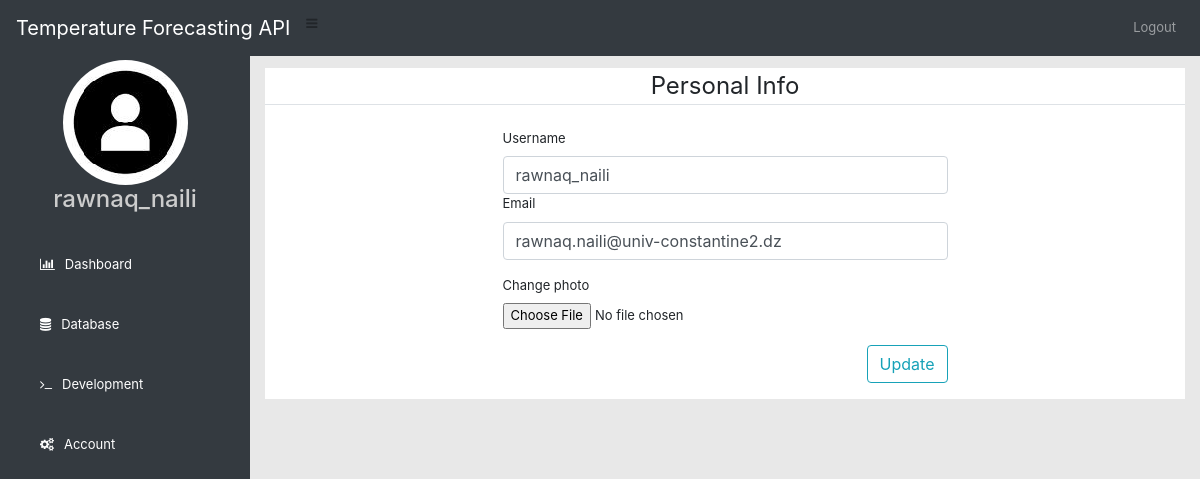
Screenshot of /account (signed in) with the database file from the repository.
### app/db_models.py (models this page shows, shortened)
class User(db.Model, UserMixin):
    id = db.Column(db.Integer, primary_key=True)
    public_id = db.Column(db.String(120), unique=True, nullable=False)
    admin = db.Column(db.Boolean, default=True)
    username = db.Column(db.String(20), unique=True, nullable=False)
    email = db.Column(db.String(120), unique=True, nullable=False)
    image_file = db.Column(db.String(20), nullable=False, default='default.jpg')
    password = db.Column(db.String(60), unique=True, nullable=False)
    registration_date = db.Column(db.DateTime, nullable=False, default=datetime.utcnow)
    token = db.Column(db.String(120), unique=True, nullable=False) # to fix

### app/users/routes.py (the view)
@users.route('/account', methods=['GET','POST'])
@login_required
def account():
    form = UpdateAccountForm()
    if form.validate_on_submit():
        if form.picture.data:
            picture_file = save_picture(form.picture.data)
            current_user.image_file = picture_file
        current_user.username = form.username.data
        current_user.email = form.email.data
        db.session.commit()
        flash('Votre compte a été mis a jours avec succes', 'success')
        return redirect(url_for('users.account'))
    elif request.method == 'GET':
        form.username.data = current_user.username
        form.email.data = current_user.email
    image_file = url_for('static', filename='profile_pics/{}'.format(current_user.image_file))
    print(image_file)
    if current_user.admin:
        return render_template('admin_account.html', title='Admin Account', image_file=image_file, form=form)
    return render_template('account.html',title='Account', image_file=image_file, form=form)

### app/users/forms.py (shortened to what this page needs)
class UpdateAccountForm(FlaskForm):
    username = StringField("Username", validators=[DataRequired(), Length(min=2,max=20)])
    email = StringField('Email', validators=[DataRequired(), Email()])
    picture = FileField('Change photo', validators=[FileAllowed(['jpg', 'png'])])
    submit = SubmitField('Update')

### app/db_models.py (called while the page is built)
@login_manager.user_loader
def load_user(user_id):
    return User.query.get(int(user_id))

### app/template/admin_account.html (shortened to what this page needs)
{% extends 'layouts/sidebar.html'%}
{% block body %}
<link rel="stylesheet" href="https://stackpath.bootstrapcdn.com/bootstrap/4.5.0/css/bootstrap.min.css">
<link rel="stylesheet" href="https://maxcdn.bootstrapcdn.com/font-awesome/4.7.0/css/font-awesome.min.css">
<div class="content-header">
   <div class="container-fluid">
    <div class="row mb-2">
     <div class="col-sm-6">
     </div>
     <div class="col-sm-6">
      <ol class="breadcrumb float-sm-right">
        <li class="breadcrumb-item">Dashboard</li>
        <li class="breadcrumb-item active">Account</li>
      </ol>
     </div>
   </div>
 </div>
</div>
 <form id="editForm" method="POST" action="" enctype="multipart/form-data">
      <fieldset class="form-group">
          <center><legend class="border-bottom mb-4">Personal Info</legend></center>
          <div class="form-group row justify-content-center">
		  <div class="col-md-6">
              {{ form.username.label(class="form-control-label") }}
              {% if form.username.errors %}
                {{ form.username(class="form-control is-invalid") }}
                <div class="invalid-feedback">
                    {% for error in form.username.errors %}
                        <span>{{ error }}</span>
                    {% endfor%}
                </div>
              {% else %}
                {{ form.username(class="form-control input-lg col-xs-4") }}
              {% endif %}
              {{ form.email.label(class="form-control-label") }}
              {% if form.email.errors %}
                {{ form.email(class="form-control is-invalid") }}
                <div class="invalid-feedback">
                    {% for error in form.email.errors %}
                        <span>{{ error }}</span>
                    {% endfor%}
                </div>
              {% else %}
                {{ form.email(class="form-control") }}
              {% endif %}
          </div>
		  </div>
          <div class="form-group row justify-content-center">
			<div class="col-md-6">
				{{ form.picture.label() }}
				{{ form.picture(class="form-control-file") }}
			</div>
		  </div>
          <div class="form-group row justify-content-center">
            <div class="col-md-6">
              {{ form.submit(class="pull-right btn btn-outline-info") }}
            </div>
          </div>
      </fieldset>
  </form>
{% endblock%}

### app/template/layouts/sidebar.html (shortened to what this page needs)
<!DOCTYPE html>
<html lang="en">
<head>
    <link rel="stylesheet" href="https://stackpath.bootstrapcdn.com/bootstrap/4.3.1/css/bootstrap.min.css">
    <link rel="stylesheet" href="https://stackpath.bootstrapcdn.com/font-awesome/4.7.0/css/font-awesome.min.css">
<link rel="stylesheet" href="https://cdn.jsdelivr.net/chartist.js/latest/chartist.min.css">
</head>
<body>
    {% include 'include/_dashbar.html'%}
    <div class="sidebar bg-dark fixed " id="sidebar" style="position: -webkit-sticky !important ; top: 30px;">
        <center>
            <img src="static/profile_pics/{{ current_user.image_file }}" class="profile_image rounded-circle" alt="">
            <h4>{{ current_user.username}}</h4>
        </center>
        <a href="/dashboard"><i class="fa fa-bar-chart"></i><span>Dashboard</span></a>
        <a href="/database"><i class="fa fa-database"></i><span>Database</span></a>
        <a href="/development"><i class="fa fa-terminal"></i><span>Development</span></a>
        <a href="/account"><i class="fa fa-cogs"></i><span>Account</span></a>
    </div>
    <div class="content">
        <div class="container-fluid">
            {% block body %} {% endblock %}
        </div>
    </div>
</body>
</html>

### app/template/layouts/sidebar.html (style rules this page uses)
body { background-color: #E8E8E8 !important; margin:0; padding:0; font-family:"Roboto", sans-serif; }
.sidebar { background: #2F323A; margin-top: auto200px; padding-top: 30px; position: fixed; left: 0; width: 250px; height: 100%; transition: 0.5s; transition-property: left; }
.sidebar h4 { color: #ccc; margin-top: 0; margin-bottom: 20px; }
.sidebar a { color: #fff; display: block; width: 100%; line-height: 60px; text-decoration: none; padding-left: 40px; box-sizing: border-box; transition: 0.5s; transition-property: background; }
.sidebar i { padding-right: 10px; }
.content { margin-left: 250px; transition: 0.5s; transition-property: }

### app/template/admin_account.html (style rules this page uses)
body { font-size: 13px; }
#editForm { background-color: white; }

### rows the page displays
User: image_file (picture), username "rawnaq_naili", email "rawnaq.naili@univ-constantine2.dz"
